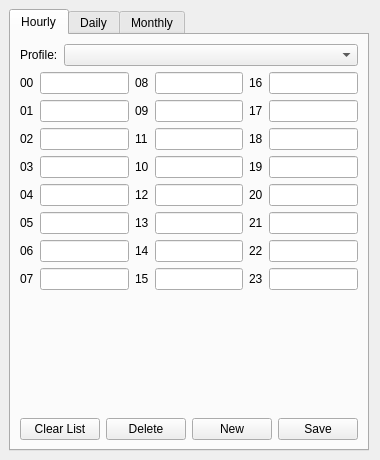
<?xml version="1.0" encoding="UTF-8"?>
<ui version="4.0">
 <class>FormProfiles</class>
 <widget class="QWidget" name="FormProfiles">
  <property name="geometry">
   <rect>
    <x>0</x>
    <y>0</y>
    <width>360</width>
    <height>460</height>
   </rect>
  </property>
  <property name="windowTitle">
   <string>Open ALAQS - Activity Profiles</string>
  </property>
  <layout class="QVBoxLayout" name="verticalLayout">
   <property name="leftMargin">
    <number>9</number>
   </property>
   <property name="topMargin">
    <number>9</number>
   </property>
   <property name="bottomMargin">
    <number>9</number>
   </property>
   <item>
    <widget class="QTabWidget" name="tabWidget">
     <property name="currentIndex">
      <number>0</number>
     </property>
     <widget class="QWidget" name="tab">
      <attribute name="title">
       <string>Hourly</string>
      </attribute>
      <layout class="QGridLayout" name="hourlyLayout">
       <item row="0" column="0" colspan="6">
        <layout class="QHBoxLayout" name="profileLayout_1">
         <item>
          <widget class="QLabel" name="label_3">
           <property name="text">
            <string>Profile:</string>
           </property>
          </widget>
         </item>
         <item>
          <widget class="QComboBox" name="comboBoxHourlyName">
           <property name="sizePolicy">
            <sizepolicy hsizetype="Expanding" vsizetype="Fixed">
             <horstretch>1</horstretch>
             <verstretch>0</verstretch>
            </sizepolicy>
           </property>
          </widget>
         </item>
        </layout>
       </item>
       <item row="1" column="0">
        <widget class="QLabel" name="label_4">
         <property name="text">
          <string>00</string>
         </property>
        </widget>
       </item>
       <item row="1" column="1">
        <widget class="QLineEdit" name="lineEditHourly00"/>
       </item>
       <item row="2" column="0">
        <widget class="QLabel" name="label_5">
         <property name="text">
          <string>01</string>
         </property>
        </widget>
       </item>
       <item row="2" column="1">
        <widget class="QLineEdit" name="lineEditHourly01"/>
       </item>
       <item row="3" column="0">
        <widget class="QLabel" name="label_6">
         <property name="text">
          <string>02</string>
         </property>
        </widget>
       </item>
       <item row="3" column="1">
        <widget class="QLineEdit" name="lineEditHourly02"/>
       </item>
       <item row="4" column="0">
        <widget class="QLabel" name="label_7">
         <property name="text">
          <string>03</string>
         </property>
        </widget>
       </item>
       <item row="4" column="1">
        <widget class="QLineEdit" name="lineEditHourly03"/>
       </item>
       <item row="5" column="0">
        <widget class="QLabel" name="label_8">
         <property name="text">
          <string>04</string>
         </property>
        </widget>
       </item>
       <item row="5" column="1">
        <widget class="QLineEdit" name="lineEditHourly04"/>
       </item>
       <item row="6" column="0">
        <widget class="QLabel" name="label_9">
         <property name="text">
          <string>05</string>
         </property>
        </widget>
       </item>
       <item row="6" column="1">
        <widget class="QLineEdit" name="lineEditHourly05"/>
       </item>
       <item row="7" column="0">
        <widget class="QLabel" name="label_10">
         <property name="text">
          <string>06</string>
         </property>
        </widget>
       </item>
       <item row="7" column="1">
        <widget class="QLineEdit" name="lineEditHourly06"/>
       </item>
       <item row="8" column="0">
        <widget class="QLabel" name="label_11">
         <property name="text">
          <string>07</string>
         </property>
        </widget>
       </item>
       <item row="8" column="1">
        <widget class="QLineEdit" name="lineEditHourly07"/>
       </item>
       <item row="1" column="3">
        <widget class="QLineEdit" name="lineEditHourly08"/>
       </item>
       <item row="2" column="3">
        <widget class="QLineEdit" name="lineEditHourly09"/>
       </item>
       <item row="3" column="3">
        <widget class="QLineEdit" name="lineEditHourly10"/>
       </item>
       <item row="4" column="3">
        <widget class="QLineEdit" name="lineEditHourly11"/>
       </item>
       <item row="5" column="3">
        <widget class="QLineEdit" name="lineEditHourly12"/>
       </item>
       <item row="6" column="3">
        <widget class="QLineEdit" name="lineEditHourly13"/>
       </item>
       <item row="7" column="3">
        <widget class="QLineEdit" name="lineEditHourly14"/>
       </item>
       <item row="8" column="3">
        <widget class="QLineEdit" name="lineEditHourly15"/>
       </item>
       <item row="1" column="5">
        <widget class="QLineEdit" name="lineEditHourly16"/>
       </item>
       <item row="2" column="5">
        <widget class="QLineEdit" name="lineEditHourly17"/>
       </item>
       <item row="3" column="5">
        <widget class="QLineEdit" name="lineEditHourly18"/>
       </item>
       <item row="4" column="5">
        <widget class="QLineEdit" name="lineEditHourly19"/>
       </item>
       <item row="5" column="5">
        <widget class="QLineEdit" name="lineEditHourly20"/>
       </item>
       <item row="6" column="5">
        <widget class="QLineEdit" name="lineEditHourly21"/>
       </item>
       <item row="7" column="5">
        <widget class="QLineEdit" name="lineEditHourly22"/>
       </item>
       <item row="8" column="5">
        <widget class="QLineEdit" name="lineEditHourly23"/>
       </item>
       <item row="1" column="2">
        <widget class="QLabel" name="label_12">
         <property name="text">
          <string>08</string>
         </property>
        </widget>
       </item>
       <item row="2" column="2">
        <widget class="QLabel" name="label_13">
         <property name="text">
          <string>09</string>
         </property>
        </widget>
       </item>
       <item row="3" column="2">
        <widget class="QLabel" name="label_14">
         <property name="text">
          <string>11</string>
         </property>
        </widget>
       </item>
       <item row="4" column="2">
        <widget class="QLabel" name="label_16">
         <property name="text">
          <string>10</string>
         </property>
        </widget>
       </item>
       <item row="5" column="2">
        <widget class="QLabel" name="label_19">
         <property name="text">
          <string>12</string>
         </property>
        </widget>
       </item>
       <item row="6" column="2">
        <widget class="QLabel" name="label_17">
         <property name="text">
          <string>13</string>
         </property>
        </widget>
       </item>
       <item row="7" column="2">
        <widget class="QLabel" name="label_18">
         <property name="text">
          <string>14</string>
         </property>
        </widget>
       </item>
       <item row="8" column="2">
        <widget class="QLabel" name="label_15">
         <property name="text">
          <string>15</string>
         </property>
        </widget>
       </item>
       <item row="1" column="4">
        <widget class="QLabel" name="label_20">
         <property name="text">
          <string>16</string>
         </property>
        </widget>
       </item>
       <item row="2" column="4">
        <widget class="QLabel" name="label_21">
         <property name="text">
          <string>17</string>
         </property>
        </widget>
       </item>
       <item row="3" column="4">
        <widget class="QLabel" name="label_24">
         <property name="text">
          <string>18</string>
         </property>
        </widget>
       </item>
       <item row="4" column="4">
        <widget class="QLabel" name="label_22">
         <property name="text">
          <string>19</string>
         </property>
        </widget>
       </item>
       <item row="5" column="4">
        <widget class="QLabel" name="label_27">
         <property name="text">
          <string>20</string>
         </property>
        </widget>
       </item>
       <item row="6" column="4">
        <widget class="QLabel" name="label_25">
         <property name="text">
          <string>21</string>
         </property>
        </widget>
       </item>
       <item row="7" column="4">
        <widget class="QLabel" name="label_26">
         <property name="text">
          <string>22</string>
         </property>
        </widget>
       </item>
       <item row="8" column="4">
        <widget class="QLabel" name="label_23">
         <property name="text">
          <string>23</string>
         </property>
        </widget>
       </item>
       <item row="9" column="0" colspan="6">
        <spacer name="verticalSpacer_1">
         <property name="orientation">
          <enum>Qt::Vertical</enum>
         </property>
         <property name="sizeHint" stdset="0">
          <size>
           <width>40</width>
           <height>20</height>
          </size>
         </property>
        </spacer>
       </item>
       <item row="10" column="0" colspan="6">
        <layout class="QHBoxLayout" name="horizontalLayout">
         <item>
          <widget class="QPushButton" name="pushButtonHourlyClear">
           <property name="text">
            <string>Clear List</string>
           </property>
          </widget>
         </item>
         <item>
          <widget class="QPushButton" name="pushButtonHourlyDelete">
           <property name="text">
            <string>Delete</string>
           </property>
          </widget>
         </item>
         <item>
          <widget class="QPushButton" name="pushButtonHourlyNew">
           <property name="text">
            <string>New</string>
           </property>
          </widget>
         </item>
         <item>
          <widget class="QPushButton" name="pushButtonHourlySave">
           <property name="text">
            <string>Save</string>
           </property>
          </widget>
         </item>
        </layout>
       </item>
      </layout>
     </widget>
     <widget class="QWidget" name="tab_2">
      <attribute name="title">
       <string>Daily</string>
      </attribute>
      <layout class="QGridLayout" name="dailyLayout">
       <item row="0" column="0" colspan="2">
        <layout class="QHBoxLayout" name="profileLayout_2">
         <item>
          <widget class="QLabel" name="label_2">
           <property name="text">
            <string>Profile:</string>
           </property>
          </widget>
         </item>
         <item>
          <widget class="QComboBox" name="comboBoxDailyName">
           <property name="sizePolicy">
            <sizepolicy hsizetype="Expanding" vsizetype="Fixed">
             <horstretch>1</horstretch>
             <verstretch>0</verstretch>
            </sizepolicy>
           </property>
          </widget>
         </item>
        </layout>
       </item>
       <item row="1" column="0">
        <widget class="QLabel" name="label_28">
         <property name="text">
          <string>Monday</string>
         </property>
        </widget>
       </item>
       <item row="1" column="1">
        <widget class="QLineEdit" name="lineEditDailyMon"/>
       </item>
       <item row="2" column="0">
        <widget class="QLabel" name="label_29">
         <property name="text">
          <string>Tuesday</string>
         </property>
        </widget>
       </item>
       <item row="2" column="1">
        <widget class="QLineEdit" name="lineEditDailyTues"/>
       </item>
       <item row="3" column="0">
        <widget class="QLabel" name="label_30">
         <property name="text">
          <string>Wednesday</string>
         </property>
        </widget>
       </item>
       <item row="3" column="1">
        <widget class="QLineEdit" name="lineEditDailyWed"/>
       </item>
       <item row="4" column="0">
        <widget class="QLabel" name="label_31">
         <property name="text">
          <string>Thursday</string>
         </property>
        </widget>
       </item>
       <item row="4" column="1">
        <widget class="QLineEdit" name="lineEditDailyThurs"/>
       </item>
       <item row="5" column="0">
        <widget class="QLabel" name="label_32">
         <property name="text">
          <string>Friday</string>
         </property>
        </widget>
       </item>
       <item row="5" column="1">
        <widget class="QLineEdit" name="lineEditDailyFri"/>
       </item>
       <item row="6" column="0">
        <widget class="QLabel" name="label_33">
         <property name="text">
          <string>Saturday</string>
         </property>
        </widget>
       </item>
       <item row="6" column="1">
        <widget class="QLineEdit" name="lineEditDailySat"/>
       </item>
       <item row="7" column="0">
        <widget class="QLabel" name="label_34">
         <property name="text">
          <string>Sunday</string>
         </property>
        </widget>
       </item>
       <item row="7" column="1">
        <widget class="QLineEdit" name="lineEditDailySun"/>
       </item>
       <item row="8" column="0" colspan="2">
        <spacer name="verticalSpacer_2">
         <property name="orientation">
          <enum>Qt::Vertical</enum>
         </property>
         <property name="sizeHint" stdset="0">
          <size>
           <width>40</width>
           <height>20</height>
          </size>
         </property>
        </spacer>
       </item>
       <item row="9" column="0" colspan="2">
        <layout class="QHBoxLayout" name="horizontalLayout_2">
         <item>
          <widget class="QPushButton" name="pushButtonDailyClear">
           <property name="text">
            <string>Clear List</string>
           </property>
          </widget>
         </item>
         <item>
          <widget class="QPushButton" name="pushButtonDailyDelete">
           <property name="text">
            <string>Delete</string>
           </property>
          </widget>
         </item>
         <item>
          <widget class="QPushButton" name="pushButtonDailyNew">
           <property name="text">
            <string>New</string>
           </property>
          </widget>
         </item>
         <item>
          <widget class="QPushButton" name="pushButtonDailySave">
           <property name="text">
            <string>Save</string>
           </property>
          </widget>
         </item>
        </layout>
       </item>
      </layout>
     </widget>
     <widget class="QWidget" name="tab_3">
      <attribute name="title">
       <string>Monthly</string>
      </attribute>
      <layout class="QGridLayout" name="monthlyLayout">
       <item row="0" column="0" colspan="4">
        <layout class="QHBoxLayout" name="profileLayout_3">
         <item>
          <widget class="QLabel" name="label">
           <property name="text">
            <string>Profile:</string>
           </property>
          </widget>
         </item>
         <item>
          <widget class="QComboBox" name="comboBoxMonthlyName">
           <property name="sizePolicy">
            <sizepolicy hsizetype="Expanding" vsizetype="Fixed">
             <horstretch>1</horstretch>
             <verstretch>0</verstretch>
            </sizepolicy>
           </property>
          </widget>
         </item>
        </layout>
       </item>
       <item row="1" column="1">
        <widget class="QLineEdit" name="lineEditMonthlyJan"/>
       </item>
       <item row="2" column="1">
        <widget class="QLineEdit" name="lineEditMonthlyFeb"/>
       </item>
       <item row="3" column="1">
        <widget class="QLineEdit" name="lineEditMonthlyMar"/>
       </item>
       <item row="4" column="1">
        <widget class="QLineEdit" name="lineEditMonthlyApr"/>
       </item>
       <item row="5" column="1">
        <widget class="QLineEdit" name="lineEditMonthlyMay"/>
       </item>
       <item row="6" column="1">
        <widget class="QLineEdit" name="lineEditMonthlyJun"/>
       </item>
       <item row="1" column="3">
        <widget class="QLineEdit" name="lineEditMonthlyJul"/>
       </item>
       <item row="2" column="3">
        <widget class="QLineEdit" name="lineEditMonthlyAug"/>
       </item>
       <item row="3" column="3">
        <widget class="QLineEdit" name="lineEditMonthlySep"/>
       </item>
       <item row="4" column="3">
        <widget class="QLineEdit" name="lineEditMonthlyOct"/>
       </item>
       <item row="5" column="3">
        <widget class="QLineEdit" name="lineEditMonthlyNov"/>
       </item>
       <item row="6" column="3">
        <widget class="QLineEdit" name="lineEditMonthlyDec"/>
       </item>
       <item row="1" column="0">
        <widget class="QLabel" name="label_69">
         <property name="text">
          <string>January</string>
         </property>
        </widget>
       </item>
       <item row="2" column="0">
        <widget class="QLabel" name="label_71">
         <property name="text">
          <string>February</string>
         </property>
        </widget>
       </item>
       <item row="3" column="0">
        <widget class="QLabel" name="label_73">
         <property name="text">
          <string>March</string>
         </property>
        </widget>
       </item>
       <item row="4" column="0">
        <widget class="QLabel" name="label_75">
         <property name="text">
          <string>April</string>
         </property>
        </widget>
       </item>
       <item row="5" column="0">
        <widget class="QLabel" name="label_77">
         <property name="text">
          <string>May</string>
         </property>
        </widget>
       </item>
       <item row="6" column="0">
        <widget class="QLabel" name="label_79">
         <property name="text">
          <string>June</string>
         </property>
        </widget>
       </item>
       <item row="1" column="2">
        <widget class="QLabel" name="label_70">
         <property name="text">
          <string>July</string>
         </property>
        </widget>
       </item>
       <item row="2" column="2">
        <widget class="QLabel" name="label_72">
         <property name="text">
          <string>August</string>
         </property>
        </widget>
       </item>
       <item row="3" column="2">
        <widget class="QLabel" name="label_74">
         <property name="text">
          <string>September</string>
         </property>
        </widget>
       </item>
       <item row="4" column="2">
        <widget class="QLabel" name="label_76">
         <property name="text">
          <string>October</string>
         </property>
        </widget>
       </item>
       <item row="5" column="2">
        <widget class="QLabel" name="label_78">
         <property name="text">
          <string>November</string>
         </property>
        </widget>
       </item>
       <item row="6" column="2">
        <widget class="QLabel" name="label_80">
         <property name="text">
          <string>December</string>
         </property>
        </widget>
       </item>
       <item row="7" column="0" colspan="4">
        <spacer name="verticalSpacer_3">
         <property name="orientation">
          <enum>Qt::Vertical</enum>
         </property>
         <property name="sizeHint" stdset="0">
          <size>
           <width>40</width>
           <height>20</height>
          </size>
         </property>
        </spacer>
       </item>
       <item row="8" column="0" colspan="4">
        <layout class="QHBoxLayout" name="horizontalLayout_3">
         <item>
          <widget class="QPushButton" name="pushButtonMonthlyClear">
           <property name="text">
            <string>Clear List</string>
           </property>
          </widget>
         </item>
         <item>
          <widget class="QPushButton" name="pushButtonMonthlyDelete">
           <property name="text">
            <string>Delete</string>
           </property>
          </widget>
         </item>
         <item>
          <widget class="QPushButton" name="pushButtonMonthlyNew">
           <property name="text">
            <string>New</string>
           </property>
          </widget>
         </item>
         <item>
          <widget class="QPushButton" name="pushButtonMonthlySave">
           <property name="text">
            <string>Save</string>
           </property>
          </widget>
         </item>
        </layout>
       </item>
      </layout>
     </widget>
    </widget>
   </item>
  </layout>
 </widget>
 <resources/>
 <connections/>
</ui>
